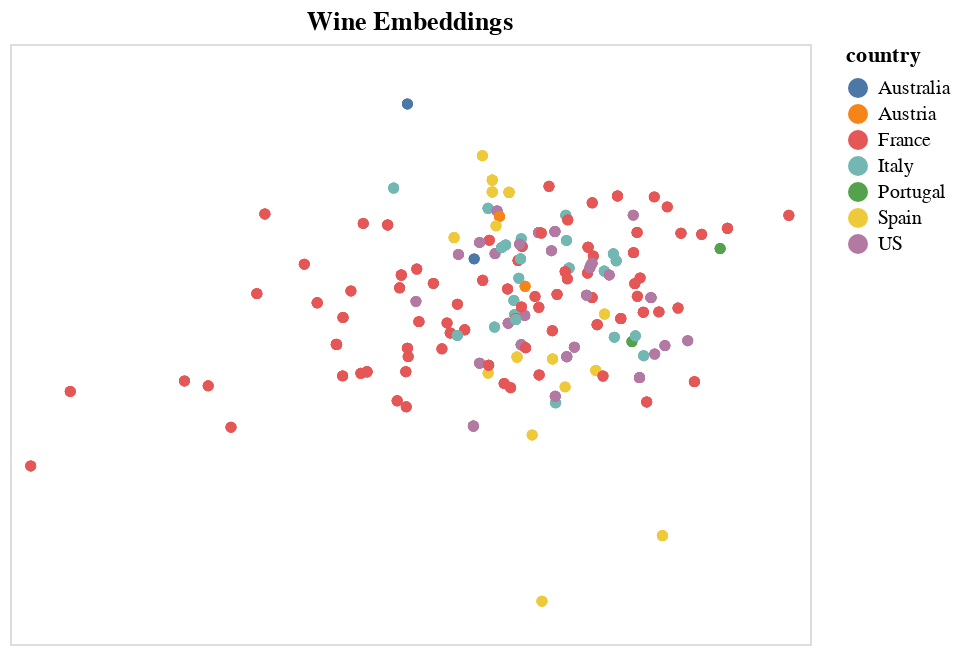

Write notebook code for a chart like this one.
### Markdown cell above
Not as helpful with this many categories but its quite beautiful I think... If you highlight Australia you can see a nice little cluster, Italy has a strong vertical presence. You can clearly see the French dominance through the middle however

### Code cell
df = make_embeddings(size=150)
plot_embeddings(df).interactive()

### Figure 1 — Vega-Lite specification as saved in the notebook (floating-point values rounded to 4 significant figures; data arrays with more than 128 entries replaced by an {"elided": "..."} marker saying what was removed)
{"usermeta": {"embedOptions": {"theme": "urbaninstitute"}}, "config": {"view": {"continuousWidth": 400, "continuousHeight": 300}}, "data": {"name": "data-8fef45ce76a777cf5e3f6084efbad414"}, "mark": "circle", "encoding": {"color": {"field": "country", "type": "nominal"}, "opacity": {"condition": {"value": 1, "selection": "selector012"}, "value": 0.05}, "tooltip": [{"field": "title", "type": "nominal"}, {"field": "province", "type": "nominal"}, {"field": "sparkling", "type": "nominal"}, {"field": "country", "type": "nominal"}], "x": {"axis": {"domain": false, "grid": false, "labels": false, "ticks": false}, "field": "x", "title": "", "type": "quantitative"}, "y": {"axis": {"domain": false, "grid": false, "labels": false, "ticks": false}, "field": "y", "title": "", "type": "quantitative"}}, "selection": {"selector012": {"type": "multi", "fields": ["country"], "bind": "legend"}, "selector013": {"type": "interval", "bind": "scales", "encodings": ["x", "y"]}}, "title": "Wine Embeddings", "$schema": "https://vega.github.io/schema/vega-lite/v4.17.0.json", "datasets": {"data-8fef45ce76a777cf5e3f6084efbad414": {"elided": "583 records"}}}
